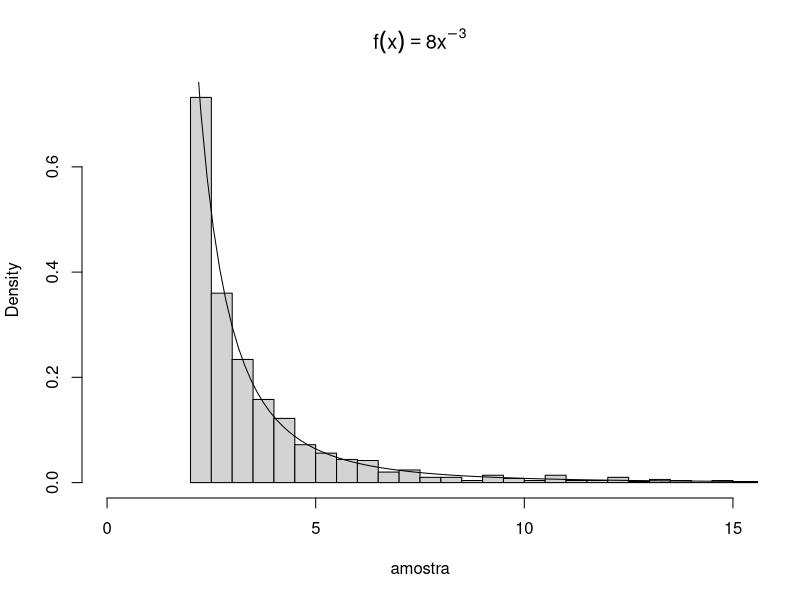
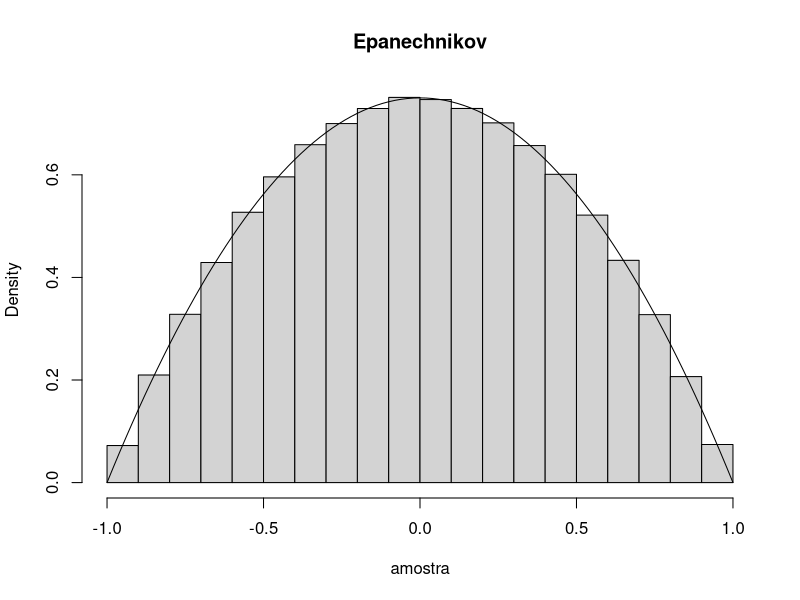

These figures' R source, in order:
## ---- chunk 1
knitr::opts_chunk$set(echo = TRUE)
## ---- chunk 2
n=1e3
a = 2
b = 2
geradora = function(n){
  u = runif(n)
  x = b/((1-u)^(1/a))
  return (x)
}  

amostra = geradora(n)

hist(amostra, freq=FALSE, breaks=100,xlim = c(0,15), main=expression(f(x)==8*x^-3)) 
curve(8*x^-3, add =TRUE)


## ---- chunk 3
epa = function (n) {
  x=rep(0, n)
  for(i in 1:n){
    u=runif(3, -1, 1)
    if(abs(u[3])>abs(u[2])&&abs(u[3])>abs(u[1])){
      x[i] = u[2]
    }
    else{
      x[i] = u[3]
    }
  }
  return(x)
}

n=1e6
amostra = epa(n)
hist(amostra, main="Epanechnikov", freq=FALSE)
curve((3/4)*(1-x^2), add = TRUE)
## ---- chunk 4
#teste qui-quadrado para adequacidade

x<-seq(-1,1,0.0001)
fdp <- function(x) {(3/4)*(1-x^2)}
for(i in 1:length(x)){

  area<-integrate(fdp,-1,x[i])$value

  if(area<=0.25){
   q1<- x[i]
  }
  if(area<=0.5){
   q2<- x[i]
  }
  if(area<=0.75){
   q3<- x[i]
  }
}
quartis = c(-1,q1,q2,q3,1)
restmp = cut(amostra, quartis, include.lowest = TRUE)
obs = as.integer(table(restmp))
esp = rep(n/4 , 4)

## ---- chunk 5
n=100
tam=1000
g=rep(0,tam)
r.gini1=function(n,tam){
  for (j in 1:tam){
    x=sort(rlnorm(n))
    for(i in 1:n){
      g[j]=(1/((n^2)*mean(x)))*sum(2*i-n-1)*x[i]
    }
  }
  return (g)
}
g1=r.gini1(n,tam)
gbarra1=mean(g1)
gmediana1=median(g1)
quantis1=seq(0, 1, by=0.1)
decis1=quantile(g1, probs = quantis1)

## ---- chunk 6
r.gini2=function(n,tam){
  for (j in 1:tam){
    x=sort(runif(n))
    for(i in 1:n){
      g[j]=(1/((n^2)*mean(x)))*sum(2*i-n-1)*x[i]
    }
  }
  return (g)
}
g2=r.gini2(n,tam)
gbarra2=mean(g2)
gmediana2=median(g2)
quantis2=seq(0, 1, by=0.1)
decis2=quantile(g2, probs = quantis2)
## ---- chunk 7
p=0.1
r.gini3=function(n,tam){
  for (j in 1:tam){
    x=sort(rbinom(n, 1, p))
    for(i in 1:n){
      g[j]=(1/((n^2)*mean(x)))*sum(2*i-n-1)*x[i]
    }
  }
  return (g)
}
g3=r.gini3(n,tam)
gbarra3=mean(g3)
gmediana3=median(g3)
quantis3=seq(0, 1, by=0.1)
decis3=quantile(g3, probs = quantis3)
## ---- chunk 8

ic.95 =mean(r.gini1(n,tam)) + c(-1,1)*qnorm(0.975)*((sd(r.gini1(n,tam))/sqrt(tam)))
ic.95
## ---- chunk 9
m = 10

IC_sim_log = replicate(m,{
    ic.95 =mean(r.gini1(n,tam)) +c(-1,1)*qnorm(0.975)*((sd(r.gini1(n,tam))/sqrt(tam))) 
    
})

mu_sim_log = replicate(m,{
    media = mean(r.gini1(n,tam)) 
    
})

mu = mean(mu_sim_log) #estimativa para mu

Taxa =  mu> IC_sim_log[1, ] & mu< IC_sim_log[2, ]




## ---- chunk 10

m=1000
n=20
media=1
alpha=0.05
t=replicate(m, {
    q=rchisq(n=n,df=1)
    x=t.test(q,alternative="two.sided", mu=1)
    })
I=t[3,]<=0.05
(mean(I))

## ---- chunk 11
t=replicate(m, {
    q=runif(n, min=0, max=2)
    x=t.test(q,alternative="two.sided", mu=1)
    })
I=t[3,]<=0.05
(mean(I))
## ---- chunk 12

t=replicate(m, {
    q=rexp(n, rate=1)
    x=t.test(q,alternative="two.sided", mu=1)
    })
I=t[3,]<=0.05
(mean(I))
